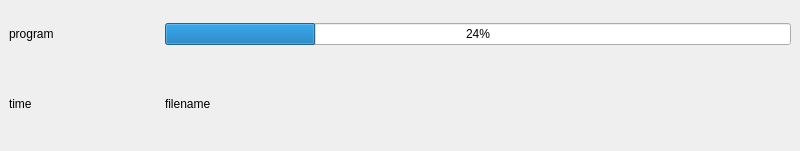
<?xml version="1.0" encoding="UTF-8"?>
<ui version="4.0">
 <class>MainWindow</class>
 <widget class="QMainWindow" name="MainWindow">
  <property name="geometry">
   <rect>
    <x>0</x>
    <y>0</y>
    <width>800</width>
    <height>151</height>
   </rect>
  </property>
  <property name="windowTitle">
   <string>MainWindow</string>
  </property>
  <widget class="QWidget" name="centralwidget">
   <layout class="QGridLayout" name="gridLayout">
    <item row="2" column="1">
     <widget class="QLabel" name="label_filename">
      <property name="text">
       <string>filename</string>
      </property>
     </widget>
    </item>
    <item row="0" column="0">
     <widget class="QLabel" name="label_program">
      <property name="sizePolicy">
       <sizepolicy hsizetype="Maximum" vsizetype="Preferred">
        <horstretch>0</horstretch>
        <verstretch>0</verstretch>
       </sizepolicy>
      </property>
      <property name="minimumSize">
       <size>
        <width>150</width>
        <height>50</height>
       </size>
      </property>
      <property name="maximumSize">
       <size>
        <width>100</width>
        <height>50</height>
       </size>
      </property>
      <property name="baseSize">
       <size>
        <width>0</width>
        <height>30</height>
       </size>
      </property>
      <property name="text">
       <string>program</string>
      </property>
     </widget>
    </item>
    <item row="2" column="0">
     <widget class="QLabel" name="label_time">
      <property name="text">
       <string>time</string>
      </property>
     </widget>
    </item>
    <item row="0" column="1">
     <widget class="QProgressBar" name="progressBar">
      <property name="value">
       <number>24</number>
      </property>
     </widget>
    </item>
   </layout>
  </widget>
 </widget>
 <resources/>
 <connections/>
</ui>
